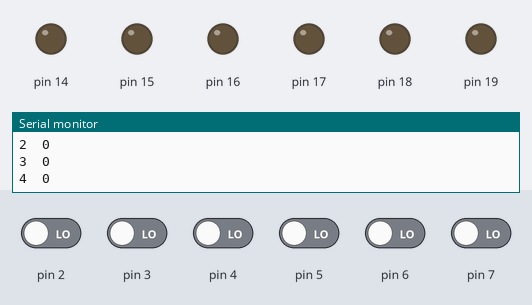
Bench run of a sketch on a simulated Arduino Uno, built with avr-gcc and run on an emulated ATmega328P. Parts: output pins drawn as LEDs (lit = HIGH), the last lines printed to the serial monitor. The inputs (shaded band) are chosen by the test bench; at power-on: pin 2–7 LOW.

Above: at 1.8 s.
1.9 s: pin 2 driven HIGH
At 3.0 s:
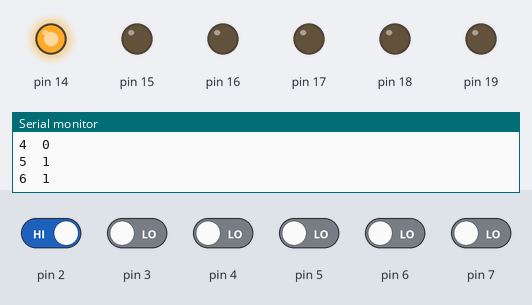
3.5 s: pin 3 driven HIGH
At 4.2 s:
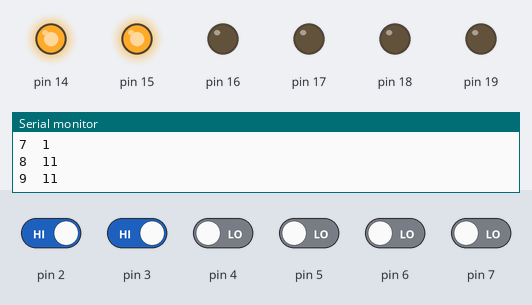
5.0 s: pin 4 driven HIGH
At 5.3 s:
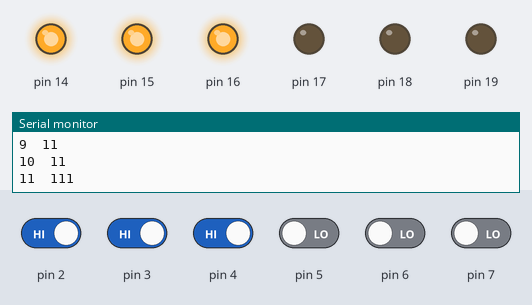
6.5 s: pin 5 driven HIGH
At 7.7 s:
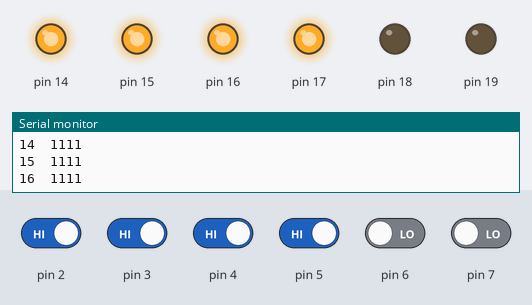
8.0 s: pin 6 driven HIGH
At 8.9 s:
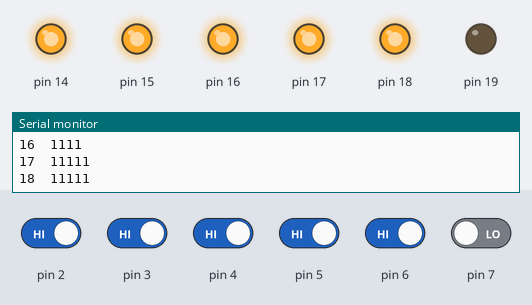
9.5 s: pin 7 driven HIGH
At 10.1 s:
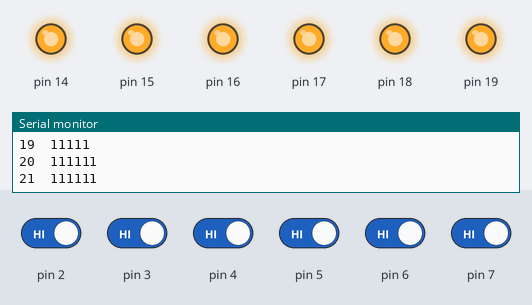
Timing chart, 0 to 12.0 s (numbered marks = the images above; inputs shaded):
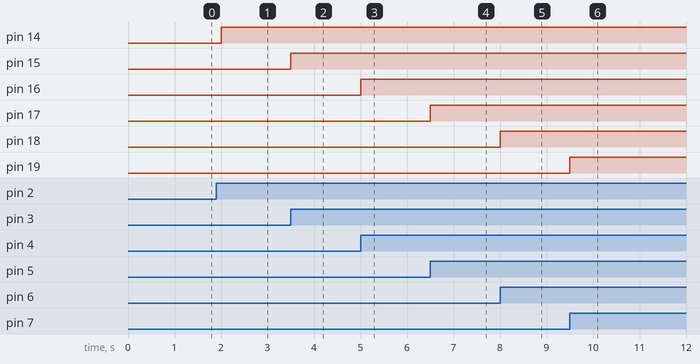

The sketch:

4-1_INPcopy.ino
```cpp
int ev = 0;
void setup() {
  Serial.begin(9600);
  DDRC = 0x3F;
  DDRD = 0x02; // PD[1]/TX as output
}
void loop() {
  ev++;
  Serial.print(ev);
  PORTC = PIND >> 2;
  Serial.print("\t");
  Serial.print(PORTC, BIN);
  Serial.println();
  delay(500);
}
```

Measured:
- after the input at 1.9 s, pin 14: LOW → HIGH after 0.10 s
- after the input at 3.5 s, pin 15: LOW → HIGH at once
- after the input at 5.0 s, pin 16: LOW → HIGH at once
- after the input at 6.5 s, pin 17: LOW → HIGH at once
- after the input at 8.0 s, pin 18: LOW → HIGH at once
- after the input at 9.5 s, pin 19: LOW → HIGH at once
